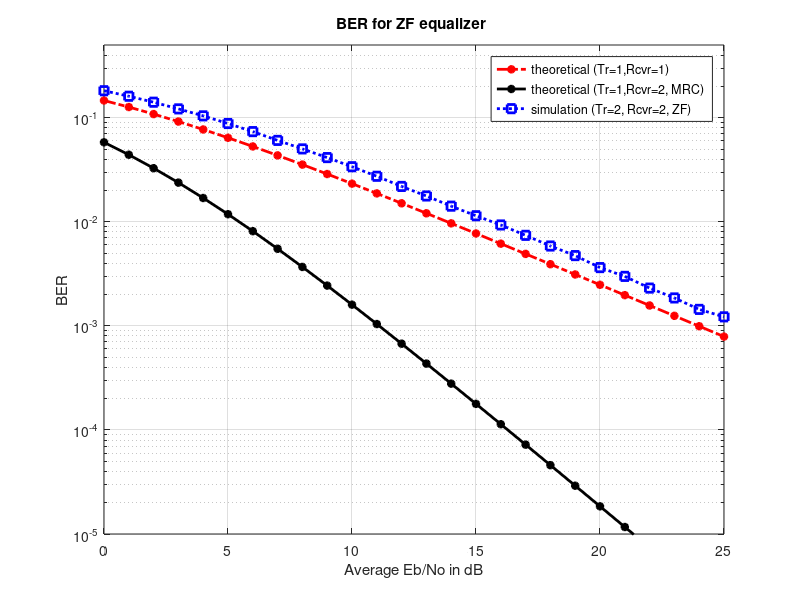

Write the MATLAB code that produced this figure.
clear
N = 10^6; %Num of bits/Symbols
Eb_N0_dB =0:25; %Range of Eb/No values
Tr = 2;
Rcvr = 2;
for i = 1:length(Eb_N0_dB)
    %%%%%%%%%%%%%%%%%Transmitter 
    input = rand(1,N)>0.5; %Generating a random sequence 
    s = 2*input-1; %BPSK is being done such that 0 becomes -1 and 1 becomes 0
    Modu_sig = kron(s,ones(Rcvr,1));  
    Modu_sig = reshape(Modu_sig,[Rcvr,Tr,N/Tr]); %grouping in [Rcvr,Tr,N/Tr ] matrix
    h = 1/sqrt(2)*(randn(Rcvr,Tr,N/Tr) + 1i*randn(Rcvr,Tr,N/Tr)); %Rayleigh channel
    n = 1/sqrt(2)*randn(Rcvr,N/Tr) + 1i*randn(Rcvr,N/Tr); %white gaussian noise with 0 dB variance
    %%%%%%%%%%Noise being added to the channel 
    y = squeeze(sum(h.*Modu_sig,2)) + 10^(-Eb_N0_dB(i)/20)*n;

    %%%%%%%%%%%%%%%%%%%Receiver

    %Formation of the Zero Forcing equalization matrix W=inv(H^H*H)*H^H
    %Inverse of a 2x2 matrix [a b; c d] = 1/(ad-bc)[d -b;-c a] 
    Coeff_h = zeros(2,2,N/Tr)  ; 
    Coeff_h(1,1,:) = sum(h(:,2,:).*conj(h(:,2,:)),1);  %d term
    Coeff_h(2,2,:) = sum(h(:,1,:).*conj(h(:,1,:)),1);  %a term
    Coeff_h(2,1,:) = -sum(h(:,2,:).*conj(h(:,1,:)),1); %c term
    Coeff_h(1,2,:) = -sum(h(:,1,:).*conj(h(:,2,:)),1); %b term
    Den_h = ((Coeff_h(1,1,:).*Coeff_h(2,2,:)) - (Coeff_h(1,2,:).*Coeff_h(2,1,:))); %ad-bc term
    Den_h = reshape(kron(reshape(Den_h,1,N/Tr),ones(2,2)),2,2,N/Tr); 
    Inverse_h = Coeff_h./Den_h; %evaluating inverse
    Modu_h =  reshape(conj(h),Rcvr,N); %H^H (hermitian conjugate
    
    Modu_out = kron(y,ones(1,2)); %received symbol formatted
    Modu_out = sum(Modu_h.*Modu_out,1); %H^H*y 
    Modu_out =  kron(reshape(Modu_out,2,N/Tr),ones(1,2)); 
    Hat_out = sum(reshape(Inverse_h,2,N).*Modu_out,1); %inv(H^H*H)*H^H*y
   
    %receiver - hard decision decoding
    inputHat = real(Hat_out)>0;

    %counting the errors
    Error(i) = size(find([input- inputHat]),2);

end

BER1 = Error/N; %simulated ber
EbN0Lin = 10.^(Eb_N0_dB/10);
th_BER_Rcvr1 = 0.5.*(1-1*(1+1./EbN0Lin).^(-0.5)); 
p = 1/2 - 1/2*(1+1./EbN0Lin).^(-1/2);
th_BERMRC_Rcvr2 = p.^2.*(1+2*(1-p)); 
close all
figure
semilogy(Eb_N0_dB,th_BER_Rcvr1,'-.r*','LineWidth',2);
hold on
semilogy(Eb_N0_dB,th_BERMRC_Rcvr2,'-k*','LineWidth',2);
hold on
semilogy(Eb_N0_dB,BER1,':bs','LineWidth',2);
axis([0 25 10^-5 0.5])
grid on
legend('theoretical (Tr=1,Rcvr=1)', 'theoretical (Tr=1,Rcvr=2, MRC)', 'simulation (Tr=2, Rcvr=2, ZF)');
xlabel('Average Eb/No in dB');
ylabel('BER');
title('BER for ZF equalizer ');